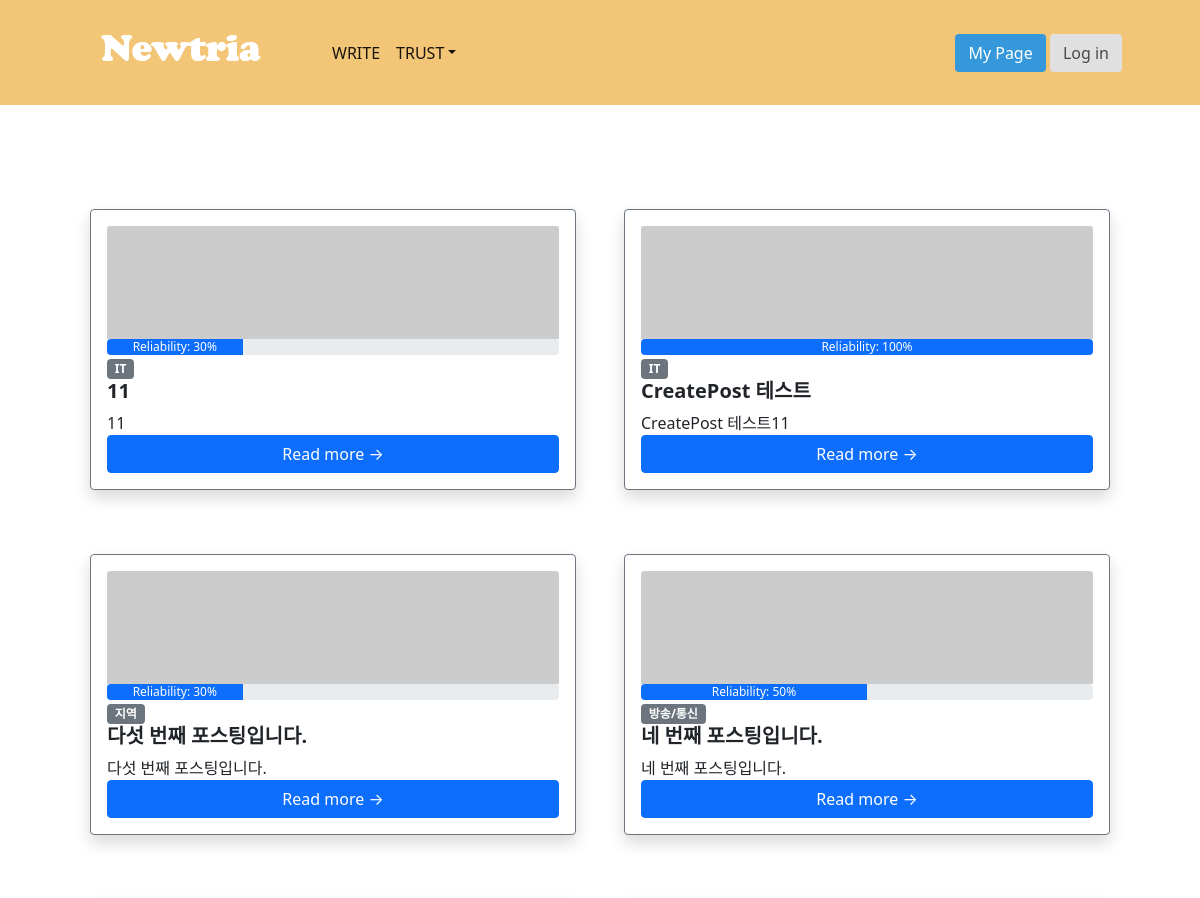
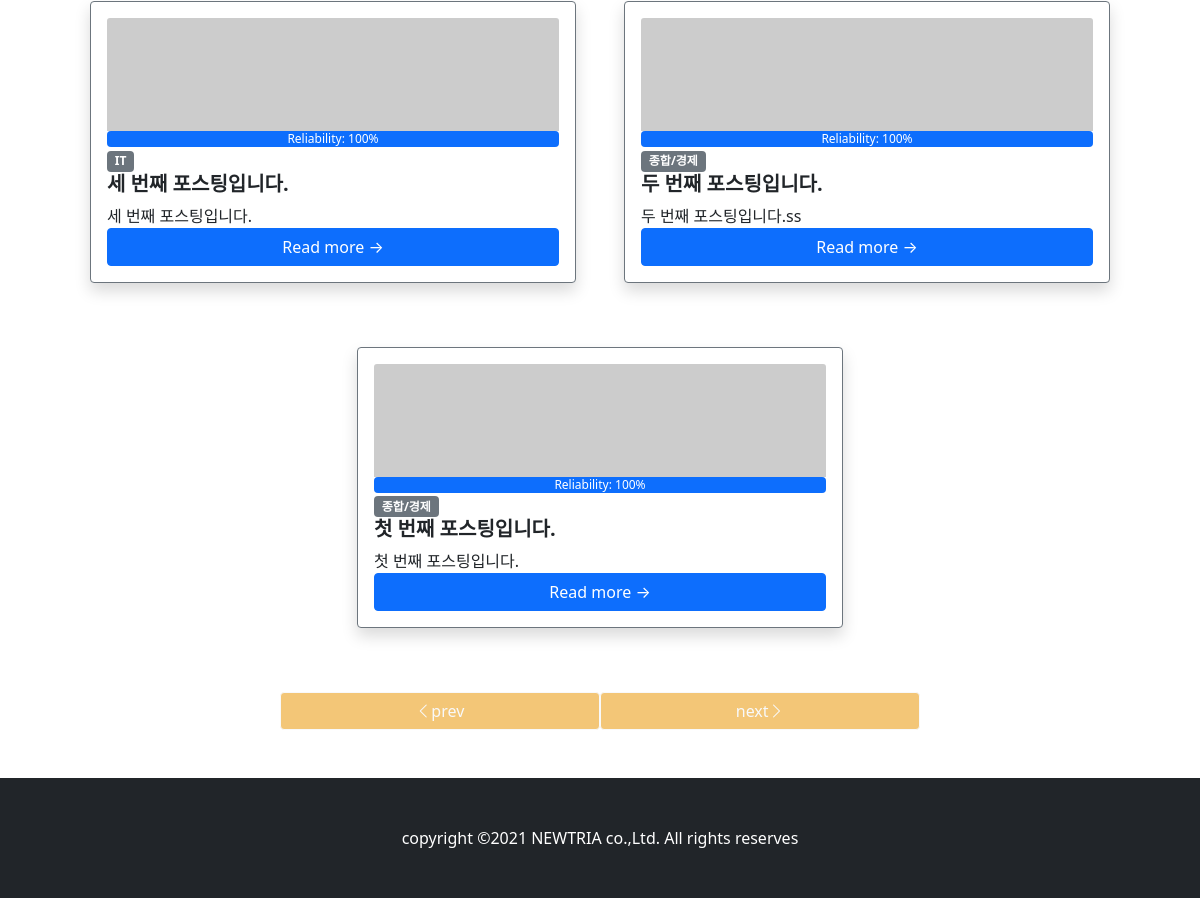
The page /posting/ on the database its author committed (2 pictures, top to bottom).
### posting/models.py (models this page shows, shortened)
class Post(models.Model):
    title=models.CharField(max_length=30)
    reliability=models.IntegerField()
    content=models.TextField()
    head_image = models.ImageField(upload_to='posting/images/%Y/%m/%d/', blank=True)
    created_at=models.DateTimeField(auto_now_add=True)
    updated_at=models.DateTimeField(auto_now=True)
    category = models.ForeignKey(Category, null=True, blank=True, on_delete=models.SET_NULL)
    author = models.ForeignKey(User, null=True, on_delete=models.SET_NULL)
    def get_absolute_url(self):
        return f'/posting/{self.pk}/'

class Category(models.Model):
    name = models.CharField(max_length=50, unique=True)
    slug = models.SlugField(max_length=200, unique=True, blank=True, allow_unicode=True)
    def __str__(self):
        return self.name
    class Meta:
        verbose_name_plural = 'Categories'

### posting/views.py (the view)
# urls.py: path('', views.PostList.as_view()),
class PostList(ListView):
    model = Post
    ordering = '-pk'
    def get_context_data(self, *, object_list=None, **kwargs):
        context = super(PostList, self).get_context_data()
        context['categories'] = Category.objects.all()
        context['no_category_post_count'] = Post.objects.filter(category=None).count()
        return context

### posting/templates/posting/post_list.html
{% extends 'posting/base.html' %}
{% block main_area %}
        <section class="py-5">
            <div class="container px-4 px-lg-5 mt-2">
                <div class="row gx-4 gx-lg-5 row-cols-1 row-cols-md-2 row-cols-xl-2 justify-content-center">
                  {% if post_list.exists %}
                  {% for p in post_list %}
                    <div class="col mb-3">
                        <div class="card h-70 border-secondary shadow p-3 mb-5 bg-white rounded">
                            {% if p.head_image %}
                            <img class="card-img-top" src="{{ p.head_image.url }}" alt="..." />
                            {% else %}
                            <img class="card-img-top" src="https://picsum.photos/seed/{{ p.id }}/800/200" alt="random_image">
                            {% endif %}
                            <div class="progress">
                                <div class="progress-bar" style="width: {{p.reliability}}%">Reliability: {{p.reliability}}%</div>
                            </div>
                            <div>
                                {% if p.category %}
                                    <span class="badge bg-secondary float-right">{{p.category}}</span>
                                {% endif %}
                            </div>
                                    <h5 class="fw-bolder">{{ p.title }}</h5>
                                    {{ p.content }}
                            <a class="btn btn-primary" href="{{ p.get_absolute_url }}">Read more →</a>
                    </div>
                    </div>
              {% endfor %}
                  {% else %}
                  <h2>아직 게시물이 없습니다.</h2>
              {% endif %}
                </div>
            </div>
  <div class="container px-4 px-lg-5">
                <div class="row gx-4 gx-lg-5 row-cols-1 row-cols-md-2 row-cols-xl-2 justify-content-center">
                    <button type="button" class="btn btn-outline-light" style="background-color: #f3c677; width: 30%;">
                        <i class="bi bi-chevron-left"></i>prev
                    </button>
                    <button type="button" class="btn btn-outline-light" style="background-color: #f3c677; width: 30%;">
                        next<i class="bi bi-chevron-right"></i>
                    </button>
                </div>
            </div>
        </section>
{% endblock %}

### rows shown on the page
Post: reliability "30", category "IT", title "11", content "11"
Post: reliability "100", category "IT", title "CreatePost 테스트", content "CreatePost 테스트11"
Post: reliability "30", category "지역", title "다섯 번째 포스팅입니다.", content "다섯 번째 포스팅입니다."
Post: reliability "50", category "방송/통신", title "네 번째 포스팅입니다.", content "네 번째 포스팅입니다."
Post: reliability "100", category "IT", title "세 번째 포스팅입니다.", content "세 번째 포스팅입니다."
Post: reliability "100", category "종합/경제", title "두 번째 포스팅입니다.", content "두 번째 포스팅입니다.ss"
Post: reliability "100", category "종합/경제", title "첫 번째 포스팅입니다.", content "첫 번째 포스팅입니다."
